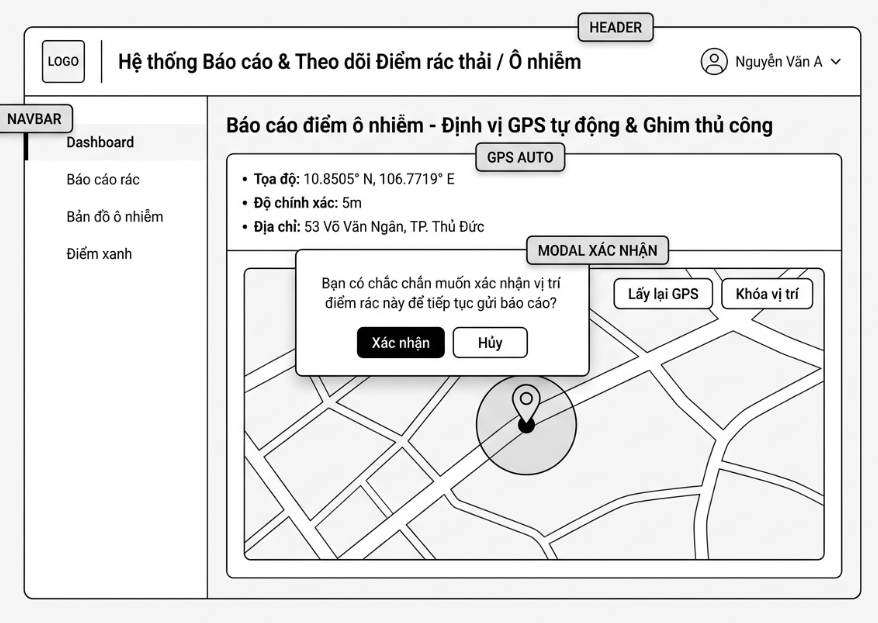
#> input picture extracted_images/image64.png, 878 x 623 px, found by its file name
$ python inspect_candidates.py
#> lines starting #> are read from the running program, lines starting #| are printed output that depends on the picture
# -*- coding: utf-8 -*-
from PIL import Image
import os

images_to_check = ['image64.png', 'image66.png', 'image70.png', 'image72.png', 'image15.png', 'image23.png', 'image33.png']
crop_dir = r"c:\wamp64\www\Group-j_GreenSpot\scratch\inspect_titles"
os.makedirs(crop_dir, exist_ok=True)

for fname in images_to_check:
    p = os.path.join(r"c:\wamp64\www\Group-j_GreenSpot\extracted_images", fname)
    if os.path.exists(p):
        im = Image.open(p)
#> im is the input picture: PIL image 878x623 RGBA; mean R, G, B, A 233.3, 233.4, 233.3, 255
        w, h = im.size
#> w = 878; h = 623
        crop_box = (int(w * 0.15), int(h * 0.05), int(w * 0.95), int(h * 0.25))
#> crop_box = (131, 31, 834, 155)
        c = im.crop(crop_box)
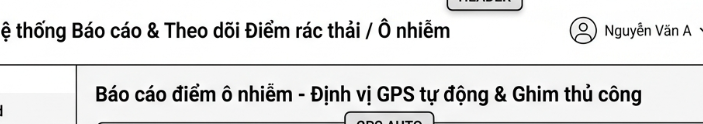
#> c: PIL image 703x124 RGBA; mean R, G, B, A 225.3, 225.4, 225.2, 255
        c.save(os.path.join(crop_dir, f"crop_{fname}"))
        print(f"Cropped {fname}")
#> pass 2 of the loop `for fname in images_to_check:`:
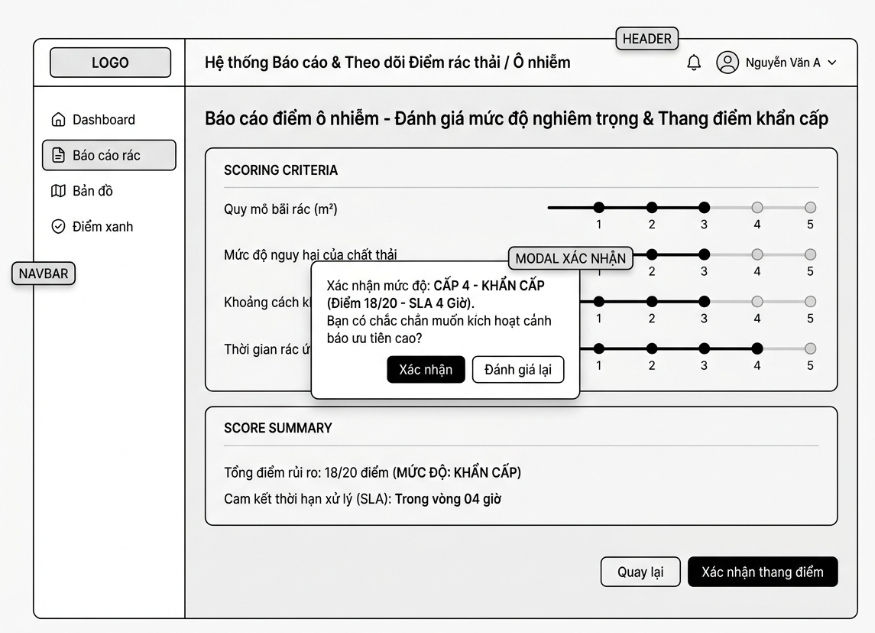
#> input picture extracted_images/image66.png, 875 x 633 px, found by its file name
#> im is the input picture: PIL image 875x633 RGBA; mean R, G, B, A 229.6, 229.8, 229.5, 255
#> `c = im.crop(crop_box)`:
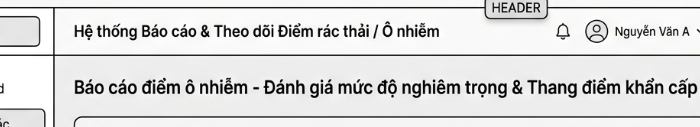
#> c: PIL image 700x127 RGBA; mean R, G, B, A 219.7, 219.8, 219.4, 255
#> pass 3 of the loop `for fname in images_to_check:`:
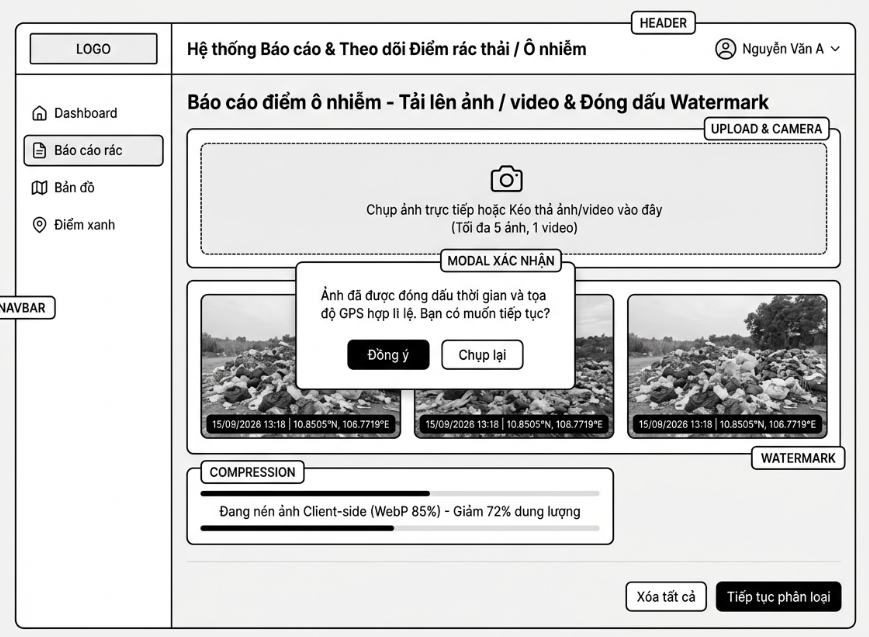
#> input picture extracted_images/image70.png, 869 x 637 px, found by its file name
#> im is the input picture: PIL image 869x637 RGBA; mean R, G, B, A 214.5, 214.5, 214.3, 255
#> `c = im.crop(crop_box)`:
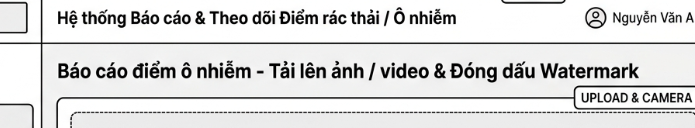
#> c: PIL image 695x128 RGBA; mean R, G, B, A 219.9, 220, 219.8, 255
#> the loop made 7 passes; the first 3 are shown

print("Done cropping inspection images!")
